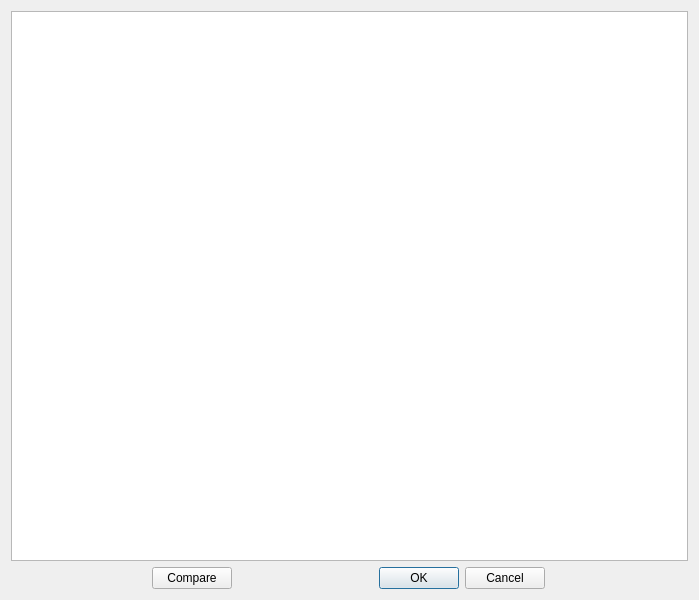
<?xml version="1.0" encoding="UTF-8"?>
<ui version="4.0">
 <class>FileComparisonDialog</class>
 <widget class="QDialog" name="FileComparisonDialog">
  <property name="geometry">
   <rect>
    <x>0</x>
    <y>0</y>
    <width>699</width>
    <height>600</height>
   </rect>
  </property>
  <property name="sizePolicy">
   <sizepolicy hsizetype="Preferred" vsizetype="Preferred">
    <horstretch>0</horstretch>
    <verstretch>0</verstretch>
   </sizepolicy>
  </property>
  <property name="windowTitle">
   <string> Project configuration files comparison</string>
  </property>
  <layout class="QVBoxLayout" name="verticalLayout">
   <item>
    <widget class="QTableWidget" name="comparisonTable">
     <property name="focusPolicy">
      <enum>Qt::NoFocus</enum>
     </property>
    </widget>
   </item>
   <item>
    <layout class="QHBoxLayout" name="horizontalLayout">
     <item>
      <widget class="QPushButton" name="compareButton">
       <property name="sizePolicy">
        <sizepolicy hsizetype="Fixed" vsizetype="Fixed">
         <horstretch>0</horstretch>
         <verstretch>0</verstretch>
        </sizepolicy>
       </property>
       <property name="text">
        <string>Compare</string>
       </property>
      </widget>
     </item>
     <item>
      <widget class="QDialogButtonBox" name="buttonBox">
       <property name="sizePolicy">
        <sizepolicy hsizetype="Fixed" vsizetype="Fixed">
         <horstretch>0</horstretch>
         <verstretch>0</verstretch>
        </sizepolicy>
       </property>
       <property name="orientation">
        <enum>Qt::Horizontal</enum>
       </property>
       <property name="standardButtons">
        <set>QDialogButtonBox::Cancel|QDialogButtonBox::Ok</set>
       </property>
      </widget>
     </item>
    </layout>
   </item>
  </layout>
 </widget>
 <resources/>
 <connections>
  <connection>
   <sender>buttonBox</sender>
   <signal>accepted()</signal>
   <receiver>FileComparisonDialog</receiver>
   <slot>accept()</slot>
   <hints>
    <hint type="sourcelabel">
     <x>248</x>
     <y>254</y>
    </hint>
    <hint type="destinationlabel">
     <x>157</x>
     <y>274</y>
    </hint>
   </hints>
  </connection>
  <connection>
   <sender>buttonBox</sender>
   <signal>rejected()</signal>
   <receiver>FileComparisonDialog</receiver>
   <slot>reject()</slot>
   <hints>
    <hint type="sourcelabel">
     <x>316</x>
     <y>260</y>
    </hint>
    <hint type="destinationlabel">
     <x>286</x>
     <y>274</y>
    </hint>
   </hints>
  </connection>
 </connections>
</ui>
